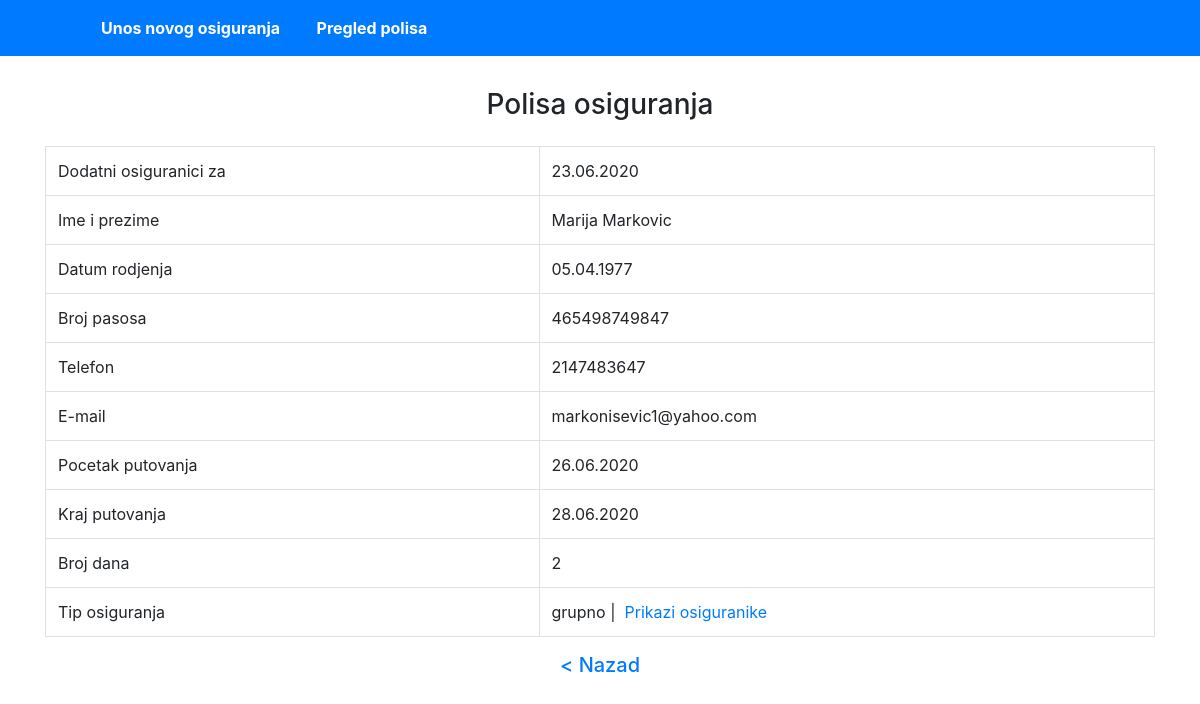
Page /polisa.php?id=98 on the committed database.
### tables this page shows
CREATE TABLE `polise_osiguranja` (
  `id` int(11) NOT NULL,
  `datum_unosa` date NOT NULL DEFAULT current_timestamp(),
  `ime_osiguranika` varchar(50) NOT NULL,
  `datum_rodjenja` date NOT NULL,
  `broj_pasosa` varchar(15) NOT NULL,
  `telefon` int(20) DEFAULT NULL,
  `email` varchar(50) NOT NULL,
  `pocetak_putovanja` date NOT NULL DEFAULT current_timestamp(),
  `kraj_putovanja` date NOT NULL DEFAULT current_timestamp(),
  `tip_osiguranja` set('individualno','grupno','') DEFAULT NULL
);

### database/Database.php (called while the page is built, shortened)
<?php
			class Database {
	        public function connect() {
						$config = $GLOBALS['config']['database'];
	           try {
	            $this->pdo =  new \PDO($config['rdms'] . ":host=" . $config['host'] . ";dbname=" . $config['db_name'],  $config['user'], $config['password']);
	           } catch (Exception $e) {
	               $e->getMessage();
	           }
	        }
		}
 ?>

### database/QueryBuilder.php (called while the page is built, shortened)
<?php
 abstract class QueryBuilder extends Database {
	public function find_by_id($id) {
		$stm = $this->pdo->prepare('SELECT * FROM ' . static::$table_name . ' WHERE id = ' . $id . ' LIMIT 1');
		if($stm->execute()) {
			 $result = $stm->fetchAll(\PDO::FETCH_CLASS, get_called_class());
			 if(!empty($result)) {
				 return $result[0];
			 }
		}
	 }
}
?>

### app/helpers/functions.php (called while the page is built, shortened)
<?php
		function format_date($date, $format = "d.m.Y") {
			return date_format(date_create($date), $format);
		}
 ?>

### app/PolisaOsiguranja.php (called while the page is built, shortened)
<?php
class PolisaOsiguranja extends QueryBuilder {
	public function trajanje_putovanja() {
		$interval = date_diff(date_create($this->pocetak_putovanja), date_create($this->kraj_putovanja));
		return $interval->format('%d');
	}
}
?>

### public/polisa.php (the view, shortened to what this page needs)
<?php
 $request = new App\Request;
 $polisa = (new App\PolisaOsiguranja)->find_by_id($request->id);
?>
<!DOCTYPE html>
<html lang="sr-rs" dir="ltr">
	<head>
		<link rel="stylesheet" href="https://stackpath.bootstrapcdn.com/bootstrap/4.5.0/css/bootstrap.min.css">
		<link rel="stylesheet" href="css/master.css">
	</head>
	<body>
			 <nav class="container-fluid bg-primary">
			 		<div class="container">
						<ul class="navigation-list">
							<li><a href="index.php">Unos novog osiguranja</a> </li>
							<li><a href="pregled_polisa.php">Pregled polisa</a> </li>
						</ul>
			 		</div>
			 </nav>
			<div class="container">
				<h3 class="text-center p-3">Polisa osiguranja</h3>
					<table class="table table-bordered">
            <tr>
              <td> Dodatni osiguranici za </td>
              <td> <?php echo date_format(date_create($polisa->datum_unosa),"d.m.Y"); ?></td>
            </tr>
                <tr>
                  <td> Ime i prezime </td>
                  <td> <?php echo $polisa->ime_osiguranika; ?></td>
                </tr>
                  <tr>
                    <td> Datum rodjenja</td>
                    <td> <?php echo format_date($polisa->datum_rodjenja); ?></td>
                  </tr>
                  <tr>
                    <td> Broj pasosa</td>
                    <td> <?php  echo $polisa->broj_pasosa ; ?></td>
                  </tr>
                  <tr>
                    <td> Telefon</td>
                    <td> <?php  echo $polisa->telefon ; ?></td>
                  </tr>
                  <tr>
                    <td> E-mail</td>
                    <td> <?php  echo  $polisa->email ; ?></td>
                  </tr>
                  <tr>
                    <td> Pocetak putovanja</td>
                    <td> <?php echo format_date($polisa->pocetak_putovanja); ?></td>
                  </tr>
                  <tr>
                    <td> Kraj putovanja</td>
                    <td> <?php echo format_date($polisa->kraj_putovanja); ?></td>
                  </tr>
                  <tr>
                    <td> Broj dana</td>
                    <td> <?php  echo $polisa->trajanje_putovanja(); ?></td>
                  </tr>
                  <tr>
                    <td> Tip osiguranja</td>
                    <td>
                       <?php echo  $polisa->tip_osiguranja; ?>
                       <?php if($polisa->tip_osiguranja == 'grupno') { ?>
                          |  <a class="text-decoration-none" href="osiguranici.php?id=<?php echo $polisa->id ; ?>">&nbsp;Prikazi osiguranike</a>
                       <?php }  ?>
                    </a> </td>
                  </tr>
					</table>
          <h5 class="text-center"><a href="pregled_polisa.php">< Nazad</a></h5>
			</div>
	</body>
 </html>

### public/css/master.css (style rules this page uses)
.navigation-list li { display: inline-block; padding: 1em; }
.navigation-list li a { font-weight: bold; color: white; }

### rows in the picture
polise_osiguranja: datum_unosa "23.06.2020", ime_osiguranika "Marija Markovic", datum_rodjenja "05.04.1977", broj_pasosa "465498749847", telefon "2147483647", email "markonisevic1@yahoo.com", pocetak_putovanja "26.06.2020", kraj_putovanja "28.06.2020", $polisa->trajanje_putovanja() "2", tip_osiguranja "grupno"
